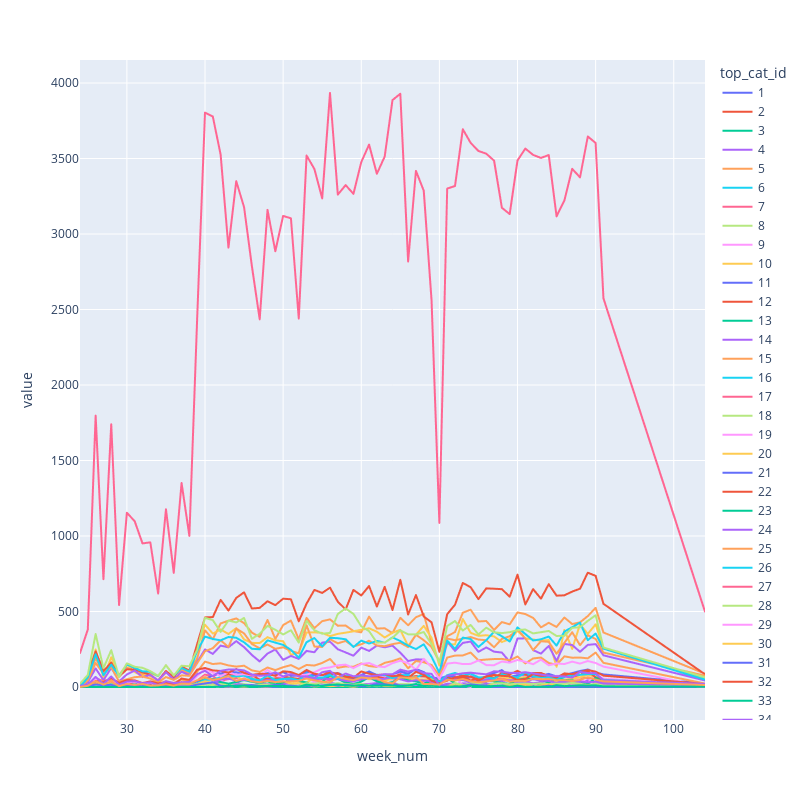

The code cell stored with this chart in its notebook:
### Code cell
px.line(pd.crosstab(baskets['week_num'], baskets['top_cat_id']),width=800,height=800)

### Figure 1 — Plotly figure (JSON) as saved in the notebook; plotly's stock layout.template omitted (floating-point values rounded to 4 significant figures)
{"data": [{"hovertemplate": "top_cat_id=1<br>week_num=%{x}<br>value=%{y}<extra></extra>", "legendgroup": "1", "line": {"color": "#636efa", "dash": "solid"}, "marker": {"symbol": "circle"}, "mode": "lines", "name": "1", "showlegend": true, "type": "scattergl", "x": [24, 25, 26, 27, 28, 29, 30, 31, 32, 33, 34, 35, 36, 37, 38, 39, 40, 41, 42, 43, 44, 45, 46, 47, 48, 49, 50, 51, 52, 53, 54, 55, 56, 57, 58, 59, 60, 61, 62, 63, 64, 65, 66, 67, 68, 69, 70, 71, 72, 73, 74, 75, 76, 77, 78, 79, 80, 81, 82, 83, 84, 85, 86, 87, 88, 89, 90, 91, 104], "xaxis": "x", "y": [0, 0, 5, 2, 2, 1, 4, 0, 0, 0, 0, 0, 0, 4, 1, 4, 0, 8, 11, 15, 14, 12, 9, 10, 13, 7, 17, 14, 11, 20, 11, 9, 13, 17, 27, 13, 13, 16, 15, 19, 21, 15, 13, 15, 18, 12, 0, 16, 17, 21, 23, 15, 24, 9, 10, 19, 9, 20, 18, 16, 14, 14, 27, 18, 19, 10, 15, 18, 3], "yaxis": "y"}, {"hovertemplate": "top_cat_id=2<br>week_num=%{x}<br>value=%{y}<extra></extra>", "legendgroup": "2", "line": {"color": "#EF553B", "dash": "solid"}, "marker": {"symbol": "circle"}, "mode": "lines", "name": "2", "showlegend": true, "type": "scattergl", "x": [24, 25, 26, 27, 28, 29, 30, 31, 32, 33, 34, 35, 36, 37, 38, 39, 40, 41, 42, 43, 44, 45, 46, 47, 48, 49, 50, 51, 52, 53, 54, 55, 56, 57, 58, 59, 60, 61, 62, 63, 64, 65, 66, 67, 68, 69, 70, 71, 72, 73, 74, 75, 76, 77, 78, 79, 80, 81, 82, 83, 84, 85, 86, 87, 88, 89, 90, 91, 104], "xaxis": "x", "y": [0, 0, 2, 2, 3, 2, 4, 3, 1, 0, 4, 2, 3, 4, 0, 6, 10, 5, 3, 4, 5, 4, 5, 3, 5, 3, 5, 3, 2, 3, 4, 0, 3, 2, 4, 2, 2, 6, 4, 5, 4, 6, 2, 4, 4, 3, 2, 5, 4, 3, 11, 5, 2, 4, 4, 2, 2, 5, 3, 3, 1, 2, 6, 3, 5, 5, 1, 2, 1], "yaxis": "y"}, {"hovertemplate": "top_cat_id=3<br>week_num=%{x}<br>value=%{y}<extra></extra>", "legendgroup": "3", "line": {"color": "#00cc96", "dash": "solid"}, "marker": {"symbol": "circle"}, "mode": "lines", "name": "3", "showlegend": true, "type": "scattergl", "x": [24, 25, 26, 27, 28, 29, 30, 31, 32, 33, 34, 35, 36, 37, 38, 39, 40, 41, 42, 43, 44, 45, 46, 47, 48, 49, 50, 51, 52, 53, 54, 55, 56, 57, 58, 59, 60, 61, 62, 63, 64, 65, 66, 67, 68, 69, 70, 71, 72, 73, 74, 75, 76, 77, 78, 79, 80, 81, 82, 83, 84, 85, 86, 87, 88, 89, 90, 91, 104], "xaxis": "x", "y": [0, 2, 5, 3, 6, 1, 2, 0, 3, 1, 1, 1, 1, 2, 4, 11, 13, 5, 7, 10, 10, 16, 10, 4, 10, 8, 8, 5, 3, 13, 5, 7, 5, 4, 9, 10, 7, 12, 10, 7, 8, 6, 6, 2, 3, 8, 4, 11, 9, 6, 18, 10, 7, 12, 9, 6, 13, 7, 11, 13, 5, 8, 5, 11, 11, 8, 5, 8, 1], "yaxis": "y"}, {"hovertemplate": "top_cat_id=4<br>week_num=%{x}<br>value=%{y}<extra></extra>", "legendgroup": "4", "line": {"color": "#ab63fa", "dash": "solid"}, "marker": {"symbol": "circle"}, "mode": "lines", "name": "4", "showlegend": true, "type": "scattergl", "x": [24, 25, 26, 27, 28, 29, 30, 31, 32, 33, 34, 35, 36, 37, 38, 39, 40, 41, 42, 43, 44, 45, 46, 47, 48, 49, 50, 51, 52, 53, 54, 55, 56, 57, 58, 59, 60, 61, 62, 63, 64, 65, 66, 67, 68, 69, 70, 71, 72, 73, 74, 75, 76, 77, 78, 79, 80, 81, 82, 83, 84, 85, 86, 87, 88, 89, 90, 91, 104], "xaxis": "x", "y": [0, 0, 22, 9, 12, 7, 9, 12, 1, 2, 6, 9, 7, 5, 5, 19, 27, 26, 32, 16, 26, 19, 12, 21, 19, 20, 22, 16, 12, 24, 23, 27, 28, 21, 21, 19, 19, 20, 26, 22, 26, 16, 15, 10, 23, 16, 7, 22, 21, 24, 23, 28, 21, 21, 29, 20, 34, 34, 25, 31, 28, 28, 32, 30, 31, 43, 27, 17, 7], "yaxis": "y"}, {"hovertemplate": "top_cat_id=5<br>week_num=%{x}<br>value=%{y}<extra></extra>", "legendgroup": "5", "line": {"color": "#FFA15A", "dash": "solid"}, "marker": {"symbol": "circle"}, "mode": "lines", "name": "5", "showlegend": true, "type": "scattergl", "x": [24, 25, 26, 27, 28, 29, 30, 31, 32, 33, 34, 35, 36, 37, 38, 39, 40, 41, 42, 43, 44, 45, 46, 47, 48, 49, 50, 51, 52, 53, 54, 55, 56, 57, 58, 59, 60, 61, 62, 63, 64, 65, 66, 67, 68, 69, 70, 71, 72, 73, 74, 75, 76, 77, 78, 79, 80, 81, 82, 83, 84, 85, 86, 87, 88, 89, 90, 91, 104], "xaxis": "x", "y": [3, 50, 191, 94, 164, 65, 130, 99, 85, 74, 45, 94, 74, 113, 92, 191, 375, 316, 421, 439, 454, 423, 360, 332, 444, 318, 410, 440, 316, 458, 390, 436, 448, 406, 407, 371, 362, 466, 387, 389, 357, 458, 409, 462, 484, 292, 165, 336, 364, 492, 512, 434, 437, 378, 430, 415, 494, 483, 458, 395, 425, 398, 460, 417, 428, 470, 524, 361, 88], "yaxis": "y"}, {"hovertemplate": "top_cat_id=6<br>week_num=%{x}<br>value=%{y}<extra></extra>", "legendgroup": "6", "line": {"color": "#19d3f3", "dash": "solid"}, "marker": {"symbol": "circle"}, "mode": "lines", "name": "6", "showlegend": true, "type": "scattergl", "x": [24, 25, 26, 27, 28, 29, 30, 31, 32, 33, 34, 35, 36, 37, 38, 39, 40, 41, 42, 43, 44, 45, 46, 47, 48, 49, 50, 51, 52, 53, 54, 55, 56, 57, 58, 59, 60, 61, 62, 63, 64, 65, 66, 67, 68, 69, 70, 71, 72, 73, 74, 75, 76, 77, 78, 79, 80, 81, 82, 83, 84, 85, 86, 87, 88, 89, 90, 91, 104], "xaxis": "x", "y": [0, 0, 3, 1, 2, 3, 4, 0, 0, 2, 1, 0, 2, 1, 2, 0, 4, 4, 0, 0, 0, 0, 0, 0, 0, 0, 0, 0, 0, 0, 0, 0, 0, 0, 0, 0, 0, 0, 0, 0, 0, 0, 0, 0, 0, 0, 0, 0, 0, 0, 0, 0, 0, 0, 0, 0, 0, 0, 0, 0, 0, 0, 0, 0, 0, 0, 0, 0, 0], "yaxis": "y"}, {"hovertemplate": "top_cat_id=7<br>week_num=%{x}<br>value=%{y}<extra></extra>", "legendgroup": "7", "line": {"color": "#FF6692", "dash": "solid"}, "marker": {"symbol": "circle"}, "mode": "lines", "name": "7", "showlegend": true, "type": "scattergl", "x": [24, 25, 26, 27, 28, 29, 30, 31, 32, 33, 34, 35, 36, 37, 38, 39, 40, 41, 42, 43, 44, 45, 46, 47, 48, 49, 50, 51, 52, 53, 54, 55, 56, 57, 58, 59, 60, 61, 62, 63, 64, 65, 66, 67, 68, 69, 70, 71, 72, 73, 74, 75, 76, 77, 78, 79, 80, 81, 82, 83, 84, 85, 86, 87, 88, 89, 90, 91, 104], "xaxis": "x", "y": [0, 1, 2, 1, 2, 2, 2, 0, 1, 1, 1, 1, 0, 2, 0, 4, 1, 2, 0, 0, 0, 0, 0, 0, 0, 0, 0, 0, 0, 0, 0, 0, 0, 0, 0, 0, 0, 0, 0, 0, 0, 0, 0, 0, 0, 0, 0, 0, 0, 0, 0, 0, 0, 0, 0, 0, 0, 0, 0, 0, 0, 0, 0, 0, 0, 0, 0, 0, 0], "yaxis": "y"}, {"hovertemplate": "top_cat_id=8<br>week_num=%{x}<br>value=%{y}<extra></extra>", "legendgroup": "8", "line": {"color": "#B6E880", "dash": "solid"}, "marker": {"symbol": "circle"}, "mode": "lines", "name": "8", "showlegend": true, "type": "scattergl", "x": [24, 25, 26, 27, 28, 29, 30, 31, 32, 33, 34, 35, 36, 37, 38, 39, 40, 41, 42, 43, 44, 45, 46, 47, 48, 49, 50, 51, 52, 53, 54, 55, 56, 57, 58, 59, 60, 61, 62, 63, 64, 65, 66, 67, 68, 69, 70, 71, 72, 73, 74, 75, 76, 77, 78, 79, 80, 81, 82, 83, 84, 85, 86, 87, 88, 89, 90, 91, 104], "xaxis": "x", "y": [0, 0, 1, 1, 1, 0, 3, 0, 0, 1, 0, 1, 0, 0, 1, 3, 4, 2, 7, 4, 5, 5, 2, 5, 6, 1, 5, 1, 2, 3, 5, 2, 4, 4, 1, 1, 3, 6, 5, 2, 1, 0, 3, 6, 4, 3, 3, 3, 6, 4, 4, 4, 1, 2, 1, 1, 2, 1, 0, 2, 4, 2, 1, 1, 1, 1, 1, 2, 1], "yaxis": "y"}, {"hovertemplate": "top_cat_id=9<br>week_num=%{x}<br>value=%{y}<extra></extra>", "legendgroup": "9", "line": {"color": "#FF97FF", "dash": "solid"}, "marker": {"symbol": "circle"}, "mode": "lines", "name": "9", "showlegend": true, "type": "scattergl", "x": [24, 25, 26, 27, 28, 29, 30, 31, 32, 33, 34, 35, 36, 37, 38, 39, 40, 41, 42, 43, 44, 45, 46, 47, 48, 49, 50, 51, 52, 53, 54, 55, 56, 57, 58, 59, 60, 61, 62, 63, 64, 65, 66, 67, 68, 69, 70, 71, 72, 73, 74, 75, 76, 77, 78, 79, 80, 81, 82, 83, 84, 85, 86, 87, 88, 89, 90, 91, 104], "xaxis": "x", "y": [0, 3, 3, 1, 14, 0, 5, 1, 0, 0, 2, 3, 1, 4, 5, 8, 9, 11, 14, 16, 16, 13, 14, 12, 13, 15, 9, 17, 11, 10, 0, 14, 21, 8, 9, 7, 16, 15, 15, 4, 12, 8, 10, 11, 6, 9, 0, 1, 21, 9, 12, 15, 11, 12, 8, 5, 21, 5, 9, 7, 2, 0, 0, 15, 8, 12, 10, 4, 0], "yaxis": "y"}, {"hovertemplate": "top_cat_id=10<br>week_num=%{x}<br>value=%{y}<extra></extra>", "legendgroup": "10", "line": {"color": "#FECB52", "dash": "solid"}, "marker": {"symbol": "circle"}, "mode": "lines", "name": "10", "showlegend": true, "type": "scattergl", "x": [24, 25, 26, 27, 28, 29, 30, 31, 32, 33, 34, 35, 36, 37, 38, 39, 40, 41, 42, 43, 44, 45, 46, 47, 48, 49, 50, 51, 52, 53, 54, 55, 56, 57, 58, 59, 60, 61, 62, 63, 64, 65, 66, 67, 68, 69, 70, 71, 72, 73, 74, 75, 76, 77, 78, 79, 80, 81, 82, 83, 84, 85, 86, 87, 88, 89, 90, 91, 104], "xaxis": "x", "y": [4, 62, 248, 61, 197, 78, 152, 99, 72, 92, 72, 145, 78, 131, 103, 260, 413, 354, 381, 351, 390, 315, 292, 291, 330, 309, 303, 214, 228, 361, 362, 358, 337, 352, 360, 369, 379, 389, 366, 328, 359, 379, 271, 346, 405, 326, 142, 284, 282, 450, 359, 339, 343, 335, 298, 317, 372, 322, 315, 306, 311, 134, 378, 252, 415, 352, 415, 257, 51], "yaxis": "y"}, {"hovertemplate": "top_cat_id=11<br>week_num=%{x}<br>value=%{y}<extra></extra>", "legendgroup": "11", "line": {"color": "#636efa", "dash": "solid"}, "marker": {"symbol": "circle"}, "mode": "lines", "name": "11", "showlegend": true, "type": "scattergl", "x": [24, 25, 26, 27, 28, 29, 30, 31, 32, 33, 34, 35, 36, 37, 38, 39, 40, 41, 42, 43, 44, 45, 46, 47, 48, 49, 50, 51, 52, 53, 54, 55, 56, 57, 58, 59, 60, 61, 62, 63, 64, 65, 66, 67, 68, 69, 70, 71, 72, 73, 74, 75, 76, 77, 78, 79, 80, 81, 82, 83, 84, 85, 86, 87, 88, 89, 90, 91, 104], "xaxis": "x", "y": [0, 1, 7, 4, 9, 1, 5, 1, 1, 0, 7, 7, 7, 13, 1, 12, 16, 10, 0, 0, 0, 0, 0, 0, 0, 0, 0, 0, 0, 0, 0, 0, 0, 0, 0, 0, 0, 0, 0, 0, 0, 0, 0, 0, 0, 0, 0, 0, 0, 0, 0, 0, 0, 0, 0, 0, 0, 0, 0, 0, 0, 0, 0, 0, 0, 0, 0, 0, 0], "yaxis": "y"}, {"hovertemplate": "top_cat_id=12<br>week_num=%{x}<br>value=%{y}<extra></extra>", "legendgroup": "12", "line": {"color": "#EF553B", "dash": "solid"}, "marker": {"symbol": "circle"}, "mode": "lines", "name": "12", "showlegend": true, "type": "scattergl", "x": [24, 25, 26, 27, 28, 29, 30, 31, 32, 33, 34, 35, 36, 37, 38, 39, 40, 41, 42, 43, 44, 45, 46, 47, 48, 49, 50, 51, 52, 53, 54, 55, 56, 57, 58, 59, 60, 61, 62, 63, 64, 65, 66, 67, 68, 69, 70, 71, 72, 73, 74, 75, 76, 77, 78, 79, 80, 81, 82, 83, 84, 85, 86, 87, 88, 89, 90, 91, 104], "xaxis": "x", "y": [0, 74, 236, 106, 161, 70, 117, 116, 98, 81, 44, 106, 64, 136, 108, 284, 461, 463, 577, 506, 590, 627, 520, 524, 568, 542, 585, 581, 435, 552, 643, 623, 658, 565, 514, 643, 606, 669, 533, 663, 510, 710, 480, 609, 467, 428, 233, 482, 545, 689, 661, 582, 653, 651, 648, 598, 744, 547, 648, 585, 681, 605, 607, 632, 651, 757, 736, 551, 84], "yaxis": "y"}, {"hovertemplate": "top_cat_id=13<br>week_num=%{x}<br>value=%{y}<extra></extra>", "legendgroup": "13", "line": {"color": "#00cc96", "dash": "solid"}, "marker": {"symbol": "circle"}, "mode": "lines", "name": "13", "showlegend": true, "type": "scattergl", "x": [24, 25, 26, 27, 28, 29, 30, 31, 32, 33, 34, 35, 36, 37, 38, 39, 40, 41, 42, 43, 44, 45, 46, 47, 48, 49, 50, 51, 52, 53, 54, 55, 56, 57, 58, 59, 60, 61, 62, 63, 64, 65, 66, 67, 68, 69, 70, 71, 72, 73, 74, 75, 76, 77, 78, 79, 80, 81, 82, 83, 84, 85, 86, 87, 88, 89, 90, 91, 104], "xaxis": "x", "y": [0, 0, 0, 0, 0, 0, 0, 0, 0, 0, 0, 0, 0, 0, 0, 0, 0, 0, 2, 3, 0, 1, 0, 1, 4, 5, 0, 1, 3, 1, 0, 0, 1, 0, 0, 1, 1, 2, 1, 3, 0, 2, 1, 0, 1, 1, 2, 0, 0, 3, 0, 0, 0, 0, 4, 1, 4, 1, 6, 2, 3, 1, 3, 2, 1, 0, 3, 4, 0], "yaxis": "y"}, {"hovertemplate": "top_cat_id=14<br>week_num=%{x}<br>value=%{y}<extra></extra>", "legendgroup": "14", "line": {"color": "#ab63fa", "dash": "solid"}, "marker": {"symbol": "circle"}, "mode": "lines", "name": "14", "showlegend": true, "type": "scattergl", "x": [24, 25, 26, 27, 28, 29, 30, 31, 32, 33, 34, 35, 36, 37, 38, 39, 40, 41, 42, 43, 44, 45, 46, 47, 48, 49, 50, 51, 52, 53, 54, 55, 56, 57, 58, 59, 60, 61, 62, 63, 64, 65, 66, 67, 68, 69, 70, 71, 72, 73, 74, 75, 76, 77, 78, 79, 80, 81, 82, 83, 84, 85, 86, 87, 88, 89, 90, 91, 104], "xaxis": "x", "y": [10, 33, 123, 45, 127, 37, 83, 109, 66, 80, 43, 98, 49, 101, 79, 165, 249, 219, 274, 263, 304, 264, 212, 169, 221, 249, 180, 206, 186, 239, 230, 294, 300, 250, 229, 207, 261, 239, 274, 263, 274, 227, 172, 183, 182, 132, 75, 302, 239, 292, 301, 233, 262, 234, 228, 167, 321, 322, 244, 221, 272, 173, 285, 278, 233, 279, 284, 210, 43], "yaxis": "y"}, {"hovertemplate": "top_cat_id=15<br>week_num=%{x}<br>value=%{y}<extra></extra>", "legendgroup": "15", "line": {"color": "#FFA15A", "dash": "solid"}, "marker": {"symbol": "circle"}, "mode": "lines", "name": "15", "showlegend": true, "type": "scattergl", "x": [24, 25, 26, 27, 28, 29, 30, 31, 32, 33, 34, 35, 36, 37, 38, 39, 40, 41, 42, 43, 44, 45, 46, 47, 48, 49, 50, 51, 52, 53, 54, 55, 56, 57, 58, 59, 60, 61, 62, 63, 64, 65, 66, 67, 68, 69, 70, 71, 72, 73, 74, 75, 76, 77, 78, 79, 80, 81, 82, 83, 84, 85, 86, 87, 88, 89, 90, 91, 104], "xaxis": "x", "y": [3, 43, 159, 88, 131, 36, 51, 65, 69, 56, 30, 66, 47, 77, 74, 158, 237, 257, 309, 265, 387, 355, 285, 256, 281, 253, 263, 240, 223, 409, 268, 265, 317, 289, 305, 268, 283, 306, 275, 270, 284, 293, 264, 346, 310, 265, 166, 321, 310, 320, 331, 314, 310, 263, 319, 336, 381, 323, 244, 303, 299, 220, 293, 363, 277, 342, 318, 228, 75], "yaxis": "y"}, {"hovertemplate": "top_cat_id=16<br>week_num=%{x}<br>value=%{y}<extra></extra>", "legendgroup": "16", "line": {"color": "#19d3f3", "dash": "solid"}, "marker": {"symbol": "circle"}, "mode": "lines", "name": "16", "showlegend": true, "type": "scattergl", "x": [24, 25, 26, 27, 28, 29, 30, 31, 32, 33, 34, 35, 36, 37, 38, 39, 40, 41, 42, 43, 44, 45, 46, 47, 48, 49, 50, 51, 52, 53, 54, 55, 56, 57, 58, 59, 60, 61, 62, 63, 64, 65, 66, 67, 68, 69, 70, 71, 72, 73, 74, 75, 76, 77, 78, 79, 80, 81, 82, 83, 84, 85, 86, 87, 88, 89, 90, 91, 104], "xaxis": "x", "y": [0, 63, 217, 78, 148, 73, 149, 126, 104, 101, 72, 144, 75, 126, 102, 239, 334, 318, 309, 331, 326, 296, 253, 250, 309, 294, 279, 246, 194, 297, 324, 269, 326, 323, 316, 265, 307, 288, 305, 294, 329, 304, 274, 251, 283, 200, 95, 307, 253, 327, 318, 265, 310, 366, 336, 301, 395, 351, 308, 316, 334, 274, 367, 396, 426, 310, 354, 254, 49], "yaxis": "y"}, {"hovertemplate": "top_cat_id=17<br>week_num=%{x}<br>value=%{y}<extra></extra>", "legendgroup": "17", "line": {"color": "#FF6692", "dash": "solid"}, "marker": {"symbol": "circle"}, "mode": "lines", "name": "17", "showlegend": true, "type": "scattergl", "x": [24, 25, 26, 27, 28, 29, 30, 31, 32, 33, 34, 35, 36, 37, 38, 39, 40, 41, 42, 43, 44, 45, 46, 47, 48, 49, 50, 51, 52, 53, 54, 55, 56, 57, 58, 59, 60, 61, 62, 63, 64, 65, 66, 67, 68, 69, 70, 71, 72, 73, 74, 75, 76, 77, 78, 79, 80, 81, 82, 83, 84, 85, 86, 87, 88, 89, 90, 91, 104], "xaxis": "x", "y": [0, 6, 59, 39, 55, 17, 28, 24, 15, 10, 13, 27, 12, 33, 20, 43, 82, 71, 41, 52, 60, 51, 52, 41, 55, 36, 51, 56, 41, 65, 63, 55, 44, 53, 45, 63, 41, 60, 47, 51, 51, 56, 50, 53, 31, 31, 39, 65, 56, 45, 63, 60, 62, 64, 54, 56, 48, 45, 60, 74, 55, 34, 42, 59, 63, 58, 57, 43, 7], "yaxis": "y"}, {"hovertemplate": "top_cat_id=18<br>week_num=%{x}<br>value=%{y}<extra></extra>", "legendgroup": "18", "line": {"color": "#B6E880", "dash": "solid"}, "marker": {"symbol": "circle"}, "mode": "lines", "name": "18", "showlegend": true, "type": "scattergl", "x": [24, 25, 26, 27, 28, 29, 30, 31, 32, 33, 34, 35, 36, 37, 38, 39, 40, 41, 42, 43, 44, 45, 46, 47, 48, 49, 50, 51, 52, 53, 54, 55, 56, 57, 58, 59, 60, 61, 62, 63, 64, 65, 66, 67, 68, 69, 70, 71, 72, 73, 74, 75, 76, 77, 78, 79, 80, 81, 82, 83, 84, 85, 86, 87, 88, 89, 90, 91, 104], "xaxis": "x", "y": [22, 80, 351, 125, 244, 66, 157, 134, 127, 105, 74, 144, 75, 141, 137, 247, 458, 443, 365, 440, 428, 457, 319, 353, 405, 379, 348, 376, 294, 437, 376, 353, 358, 484, 520, 484, 402, 370, 294, 295, 326, 375, 349, 348, 364, 283, 162, 404, 437, 374, 411, 348, 393, 362, 357, 363, 377, 381, 355, 363, 371, 338, 339, 392, 396, 438, 475, 261, 64], "yaxis": "y"}, {"hovertemplate": "top_cat_id=19<br>week_num=%{x}<br>value=%{y}<extra></extra>", "legendgroup": "19", "line": {"color": "#FF97FF", "dash": "solid"}, "marker": {"symbol": "circle"}, "mode": "lines", "name": "19", "showlegend": true, "type": "scattergl", "x": [24, 25, 26, 27, 28, 29, 30, 31, 32, 33, 34, 35, 36, 37, 38, 39, 40, 41, 42, 43, 44, 45, 46, 47, 48, 49, 50, 51, 52, 53, 54, 55, 56, 57, 58, 59, 60, 61, 62, 63, 64, 65, 66, 67, 68, 69, 70, 71, 72, 73, 74, 75, 76, 77, 78, 79, 80, 81, 82, 83, 84, 85, 86, 87, 88, 89, 90, 91, 104], "xaxis": "x", "y": [0, 5, 26, 4, 34, 9, 27, 10, 9, 6, 7, 19, 13, 14, 14, 24, 71, 40, 46, 13, 43, 59, 61, 56, 52, 31, 55, 42, 47, 67, 32, 45, 74, 55, 71, 32, 66, 65, 66, 65, 52, 96, 87, 43, 26, 43, 28, 67, 72, 11, 0, 62, 57, 38, 38, 17, 64, 72, 61, 52, 18, 74, 73, 53, 51, 30, 80, 56, 11], "yaxis": "y"}, {"hovertemplate": "top_cat_id=20<br>week_num=%{x}<br>value=%{y}<extra></extra>", "legendgroup": "20", "line": {"color": "#FECB52", "dash": "solid"}, "marker": {"symbol": "circle"}, "mode": "lines", "name": "20", "showlegend": true, "type": "scattergl", "x": [24, 25, 26, 27, 28, 29, 30, 31, 32, 33, 34, 35, 36, 37, 38, 39, 40, 41, 42, 43, 44, 45, 46, 47, 48, 49, 50, 51, 52, 53, 54, 55, 56, 57, 58, 59, 60, 61, 62, 63, 64, 65, 66, 67, 68, 69, 70, 71, 72, 73, 74, 75, 76, 77, 78, 79, 80, 81, 82, 83, 84, 85, 86, 87, 88, 89, 90, 91, 104], "xaxis": "x", "y": [0, 4, 33, 19, 34, 5, 18, 9, 7, 14, 9, 14, 9, 17, 17, 42, 67, 50, 60, 56, 70, 43, 59, 38, 66, 37, 37, 23, 27, 30, 61, 61, 65, 59, 51, 54, 62, 52, 53, 42, 56, 66, 50, 51, 49, 57, 29, 74, 50, 52, 69, 62, 68, 64, 69, 55, 56, 66, 71, 53, 42, 32, 48, 55, 64, 81, 66, 49, 11], "yaxis": "y"}, {"hovertemplate": "top_cat_id=21<br>week_num=%{x}<br>value=%{y}<extra></extra>", "legendgroup": "21", "line": {"color": "#636efa", "dash": "solid"}, "marker": {"symbol": "circle"}, "mode": "lines", "name": "21", "showlegend": true, "type": "scattergl", "x": [24, 25, 26, 27, 28, 29, 30, 31, 32, 33, 34, 35, 36, 37, 38, 39, 40, 41, 42, 43, 44, 45, 46, 47, 48, 49, 50, 51, 52, 53, 54, 55, 56, 57, 58, 59, 60, 61, 62, 63, 64, 65, 66, 67, 68, 69, 70, 71, 72, 73, 74, 75, 76, 77, 78, 79, 80, 81, 82, 83, 84, 85, 86, 87, 88, 89, 90, 91, 104], "xaxis": "x", "y": [0, 7, 37, 32, 27, 10, 21, 20, 14, 17, 6, 22, 21, 22, 20, 39, 54, 75, 89, 98, 98, 83, 71, 77, 92, 84, 98, 75, 75, 102, 78, 78, 88, 93, 71, 50, 80, 103, 79, 78, 84, 102, 87, 119, 99, 64, 56, 74, 67, 48, 71, 49, 70, 92, 112, 67, 78, 82, 66, 75, 87, 69, 80, 92, 106, 116, 97, 83, 23], "yaxis": "y"}, {"hovertemplate": "top_cat_id=22<br>week_num=%{x}<br>value=%{y}<extra></extra>", "legendgroup": "22", "line": {"color": "#EF553B", "dash": "solid"}, "marker": {"symbol": "circle"}, "mode": "lines", "name": "22", "showlegend": true, "type": "scattergl", "x": [24, 25, 26, 27, 28, 29, 30, 31, 32, 33, 34, 35, 36, 37, 38, 39, 40, 41, 42, 43, 44, 45, 46, 47, 48, 49, 50, 51, 52, 53, 54, 55, 56, 57, 58, 59, 60, 61, 62, 63, 64, 65, 66, 67, 68, 69, 70, 71, 72, 73, 74, 75, 76, 77, 78, 79, 80, 81, 82, 83, 84, 85, 86, 87, 88, 89, 90, 91, 104], "xaxis": "x", "y": [0, 3, 21, 11, 23, 5, 21, 18, 12, 12, 2, 7, 8, 18, 16, 45, 49, 52, 57, 83, 69, 87, 82, 47, 55, 57, 68, 61, 53, 81, 57, 53, 80, 92, 60, 70, 61, 71, 67, 57, 65, 84, 64, 72, 70, 66, 39, 62, 51, 66, 43, 59, 69, 60, 93, 84, 107, 81, 93, 93, 73, 70, 78, 70, 80, 104, 64, 41, 7], "yaxis": "y"}, {"hovertemplate": "top_cat_id=23<br>week_num=%{x}<br>value=%{y}<extra></extra>", "legendgroup": "23", "line": {"color": "#00cc96", "dash": "solid"}, "marker": {"symbol": "circle"}, "mode": "lines", "name": "23", "showlegend": true, "type": "scattergl", "x": [24, 25, 26, 27, 28, 29, 30, 31, 32, 33, 34, 35, 36, 37, 38, 39, 40, 41, 42, 43, 44, 45, 46, 47, 48, 49, 50, 51, 52, 53, 54, 55, 56, 57, 58, 59, 60, 61, 62, 63, 64, 65, 66, 67, 68, 69, 70, 71, 72, 73, 74, 75, 76, 77, 78, 79, 80, 81, 82, 83, 84, 85, 86, 87, 88, 89, 90, 91, 104], "xaxis": "x", "y": [0, 4, 9, 4, 21, 13, 13, 11, 5, 2, 8, 20, 15, 13, 7, 21, 55, 49, 33, 22, 33, 46, 34, 28, 38, 18, 31, 47, 40, 30, 10, 35, 77, 52, 31, 19, 35, 65, 37, 25, 32, 59, 44, 37, 22, 43, 28, 56, 26, 12, 7, 28, 41, 38, 28, 20, 49, 56, 51, 46, 29, 57, 48, 43, 38, 19, 60, 35, 9], "yaxis": "y"}, {"hovertemplate": "top_cat_id=24<br>week_num=%{x}<br>value=%{y}<extra></extra>", "legendgroup": "24", "line": {"color": "#ab63fa", "dash": "solid"}, "marker": {"symbol": "circle"}, "mode": "lines", "name": "24", "showlegend": true, "type": "scattergl", "x": [24, 25, 26, 27, 28, 29, 30, 31, 32, 33, 34, 35, 36, 37, 38, 39, 40, 41, 42, 43, 44, 45, 46, 47, 48, 49, 50, 51, 52, 53, 54, 55, 56, 57, 58, 59, 60, 61, 62, 63, 64, 65, 66, 67, 68, 69, 70, 71, 72, 73, 74, 75, 76, 77, 78, 79, 80, 81, 82, 83, 84, 85, 86, 87, 88, 89, 90, 91, 104], "xaxis": "x", "y": [0, 1, 8, 4, 13, 5, 8, 8, 4, 5, 1, 7, 3, 5, 2, 8, 24, 26, 50, 56, 41, 47, 42, 38, 47, 45, 56, 45, 44, 59, 51, 55, 55, 52, 41, 37, 51, 59, 52, 54, 64, 51, 37, 45, 43, 38, 14, 51, 49, 46, 33, 40, 48, 49, 40, 45, 44, 34, 52, 42, 40, 27, 43, 40, 36, 31, 36, 26, 6], "yaxis": "y"}, {"hovertemplate": "top_cat_id=25<br>week_num=%{x}<br>value=%{y}<extra></extra>", "legendgroup": "25", "line": {"color": "#FFA15A", "dash": "solid"}, "marker": {"symbol": "circle"}, "mode": "lines", "name": "25", "showlegend": true, "type": "scattergl", "x": [24, 25, 26, 27, 28, 29, 30, 31, 32, 33, 34, 35, 36, 37, 38, 39, 40, 41, 42, 43, 44, 45, 46, 47, 48, 49, 50, 51, 52, 53, 54, 55, 56, 57, 58, 59, 60, 61, 62, 63, 64, 65, 66, 67, 68, 69, 70, 71, 72, 73, 74, 75, 76, 77, 78, 79, 80, 81, 82, 83, 84, 85, 86, 87, 88, 89, 90, 91, 104], "xaxis": "x", "y": [4, 16, 56, 33, 43, 18, 39, 35, 27, 34, 21, 39, 27, 50, 31, 102, 168, 152, 157, 143, 135, 141, 110, 100, 129, 112, 131, 145, 119, 146, 142, 159, 186, 127, 136, 134, 156, 139, 133, 160, 172, 190, 124, 172, 164, 146, 74, 195, 208, 209, 228, 177, 182, 185, 186, 177, 202, 156, 189, 195, 159, 147, 203, 194, 195, 190, 228, 160, 23], "yaxis": "y"}, {"hovertemplate": "top_cat_id=26<br>week_num=%{x}<br>value=%{y}<extra></extra>", "legendgroup": "26", "line": {"color": "#19d3f3", "dash": "solid"}, "marker": {"symbol": "circle"}, "mode": "lines", "name": "26", "showlegend": true, "type": "scattergl", "x": [24, 25, 26, 27, 28, 29, 30, 31, 32, 33, 34, 35, 36, 37, 38, 39, 40, 41, 42, 43, 44, 45, 46, 47, 48, 49, 50, 51, 52, 53, 54, 55, 56, 57, 58, 59, 60, 61, 62, 63, 64, 65, 66, 67, 68, 69, 70, 71, 72, 73, 74, 75, 76, 77, 78, 79, 80, 81, 82, 83, 84, 85, 86, 87, 88, 89, 90, 91, 104], "xaxis": "x", "y": [0, 5, 16, 8, 19, 11, 11, 20, 5, 4, 3, 9, 13, 10, 11, 24, 48, 48, 65, 72, 70, 75, 54, 44, 76, 47, 53, 57, 44, 91, 61, 61, 80, 53, 73, 67, 74, 69, 81, 80, 58, 79, 79, 63, 85, 66, 35, 78, 93, 75, 88, 64, 63, 56, 85, 70, 63, 97, 70, 66, 64, 60, 66, 78, 81, 85, 85, 48, 16], "yaxis": "y"}, {"hovertemplate": "top_cat_id=27<br>week_num=%{x}<br>value=%{y}<extra></extra>", "legendgroup": "27", "line": {"color": "#FF6692", "dash": "solid"}, "marker": {"symbol": "circle"}, "mode": "lines", "name": "27", "showlegend": true, "type": "scattergl", "x": [24, 25, 26, 27, 28, 29, 30, 31, 32, 33, 34, 35, 36, 37, 38, 39, 40, 41, 42, 43, 44, 45, 46, 47, 48, 49, 50, 51, 52, 53, 54, 55, 56, 57, 58, 59, 60, 61, 62, 63, 64, 65, 66, 67, 68, 69, 70, 71, 72, 73, 74, 75, 76, 77, 78, 79, 80, 81, 82, 83, 84, 85, 86, 87, 88, 89, 90, 91, 104], "xaxis": "x", "y": [225, 381, 1797, 714, 1740, 543, 1154, 1098, 951, 958, 619, 1177, 756, 1351, 1001, 2446, 3804, 3778, 3526, 2910, 3350, 3178, 2788, 2435, 3160, 2886, 3120, 3104, 2440, 3520, 3431, 3236, 3934, 3261, 3324, 3266, 3476, 3592, 3399, 3513, 3887, 3929, 2818, 3418, 3287, 2559, 1087, 3301, 3318, 3694, 3604, 3550, 3532, 3486, 3174, 3132, 3487, 3566, 3524, 3504, 3523, 3117, 3222, 3432, 3375, 3646, 3603, 2574, 499], "yaxis": "y"}, {"hovertemplate": "top_cat_id=28<br>week_num=%{x}<br>value=%{y}<extra></extra>", "legendgroup": "28", "line": {"color": "#B6E880", "dash": "solid"}, "marker": {"symbol": "circle"}, "mode": "lines", "name": "28", "showlegend": true, "type": "scattergl", "x": [24, 25, 26, 27, 28, 29, 30, 31, 32, 33, 34, 35, 36, 37, 38, 39, 40, 41, 42, 43, 44, 45, 46, 47, 48, 49, 50, 51, 52, 53, 54, 55, 56, 57, 58, 59, 60, 61, 62, 63, 64, 65, 66, 67, 68, 69, 70, 71, 72, 73, 74, 75, 76, 77, 78, 79, 80, 81, 82, 83, 84, 85, 86, 87, 88, 89, 90, 91, 104], "xaxis": "x", "y": [0, 0, 3, 9, 3, 2, 4, 4, 1, 3, 4, 4, 0, 2, 2, 3, 16, 13, 20, 11, 13, 19, 13, 16, 16, 15, 7, 12, 10, 25, 21, 30, 17, 26, 20, 15, 20, 11, 5, 12, 13, 19, 19, 16, 17, 12, 4, 3, 27, 11, 23, 23, 11, 24, 25, 18, 22, 23, 20, 24, 19, 22, 21, 27, 21, 13, 22, 9, 1], "yaxis": "y"}, {"hovertemplate": "top_cat_id=29<br>week_num=%{x}<br>value=%{y}<extra></extra>", "legendgroup": "29", "line": {"color": "#FF97FF", "dash": "solid"}, "marker": {"symbol": "circle"}, "mode": "lines", "name": "29", "showlegend": true, "type": "scattergl", "x": [24, 25, 26, 27, 28, 29, 30, 31, 32, 33, 34, 35, 36, 37, 38, 39, 40, 41, 42, 43, 44, 45, 46, 47, 48, 49, 50, 51, 52, 53, 54, 55, 56, 57, 58, 59, 60, 61, 62, 63, 64, 65, 66, 67, 68, 69, 70, 71, 72, 73, 74, 75, 76, 77, 78, 79, 80, 81, 82, 83, 84, 85, 86, 87, 88, 89, 90, 91, 104], "xaxis": "x", "y": [0, 10, 55, 24, 34, 18, 30, 36, 22, 29, 10, 23, 19, 27, 20, 72, 122, 96, 72, 97, 81, 85, 76, 78, 113, 72, 68, 93, 77, 82, 98, 123, 130, 144, 148, 125, 152, 159, 137, 132, 158, 174, 158, 114, 187, 131, 52, 155, 161, 152, 153, 176, 145, 144, 169, 161, 179, 167, 151, 181, 144, 156, 152, 168, 155, 172, 159, 135, 5], "yaxis": "y"}, {"hovertemplate": "top_cat_id=30<br>week_num=%{x}<br>value=%{y}<extra></extra>", "legendgroup": "30", "line": {"color": "#FECB52", "dash": "solid"}, "marker": {"symbol": "circle"}, "mode": "lines", "name": "30", "showlegend": true, "type": "scattergl", "x": [24, 25, 26, 27, 28, 29, 30, 31, 32, 33, 34, 35, 36, 37, 38, 39, 40, 41, 42, 43, 44, 45, 46, 47, 48, 49, 50, 51, 52, 53, 54, 55, 56, 57, 58, 59, 60, 61, 62, 63, 64, 65, 66, 67, 68, 69, 70, 71, 72, 73, 74, 75, 76, 77, 78, 79, 80, 81, 82, 83, 84, 85, 86, 87, 88, 89, 90, 91, 104], "xaxis": "x", "y": [0, 3, 19, 13, 17, 4, 12, 17, 4, 3, 6, 2, 9, 8, 9, 20, 38, 27, 6, 3, 7, 3, 7, 3, 4, 8, 8, 4, 3, 11, 4, 9, 6, 7, 8, 2, 9, 6, 13, 6, 6, 8, 7, 17, 6, 8, 3, 7, 11, 7, 10, 10, 12, 7, 9, 7, 10, 16, 3, 10, 17, 10, 7, 10, 10, 13, 6, 5, 0], "yaxis": "y"}, {"hovertemplate": "top_cat_id=31<br>week_num=%{x}<br>value=%{y}<extra></extra>", "legendgroup": "31", "line": {"color": "#636efa", "dash": "solid"}, "marker": {"symbol": "circle"}, "mode": "lines", "name": "31", "showlegend": true, "type": "scattergl", "x": [24, 25, 26, 27, 28, 29, 30, 31, 32, 33, 34, 35, 36, 37, 38, 39, 40, 41, 42, 43, 44, 45, 46, 47, 48, 49, 50, 51, 52, 53, 54, 55, 56, 57, 58, 59, 60, 61, 62, 63, 64, 65, 66, 67, 68, 69, 70, 71, 72, 73, 74, 75, 76, 77, 78, 79, 80, 81, 82, 83, 84, 85, 86, 87, 88, 89, 90, 91, 104], "xaxis": "x", "y": [0, 6, 16, 12, 14, 2, 6, 9, 4, 5, 9, 4, 3, 4, 4, 16, 23, 32, 8, 5, 12, 12, 13, 7, 7, 14, 11, 9, 4, 10, 8, 10, 17, 9, 15, 10, 6, 9, 19, 17, 18, 11, 11, 16, 7, 9, 5, 5, 0, 6, 18, 12, 11, 1, 2, 2, 4, 1, 3, 3, 8, 2, 4, 2, 4, 3, 5, 1, 1], "yaxis": "y"}, {"hovertemplate": "top_cat_id=32<br>week_num=%{x}<br>value=%{y}<extra></extra>", "legendgroup": "32", "line": {"color": "#EF553B", "dash": "solid"}, "marker": {"symbol": "circle"}, "mode": "lines", "name": "32", "showlegend": true, "type": "scattergl", "x": [24, 25, 26, 27, 28, 29, 30, 31, 32, 33, 34, 35, 36, 37, 38, 39, 40, 41, 42, 43, 44, 45, 46, 47, 48, 49, 50, 51, 52, 53, 54, 55, 56, 57, 58, 59, 60, 61, 62, 63, 64, 65, 66, 67, 68, 69, 70, 71, 72, 73, 74, 75, 76, 77, 78, 79, 80, 81, 82, 83, 84, 85, 86, 87, 88, 89, 90, 91, 104], "xaxis": "x", "y": [0, 9, 40, 30, 61, 27, 46, 44, 26, 37, 23, 31, 16, 56, 47, 115, 126, 110, 106, 95, 119, 93, 81, 87, 86, 74, 104, 99, 79, 113, 88, 79, 98, 86, 69, 61, 103, 88, 79, 85, 71, 77, 59, 101, 81, 42, 23, 42, 64, 74, 68, 43, 69, 80, 74, 71, 45, 54, 85, 73, 76, 63, 90, 85, 99, 112, 102, 75, 20], "yaxis": "y"}, {"hovertemplate": "top_cat_id=33<br>week_num=%{x}<br>value=%{y}<extra></extra>", "legendgroup": "33", "line": {"color": "#00cc96", "dash": "solid"}, "marker": {"symbol": "circle"}, "mode": "lines", "name": "33", "showlegend": true, "type": "scattergl", "x": [24, 25, 26, 27, 28, 29, 30, 31, 32, 33, 34, 35, 36, 37, 38, 39, 40, 41, 42, 43, 44, 45, 46, 47, 48, 49, 50, 51, 52, 53, 54, 55, 56, 57, 58, 59, 60, 61, 62, 63, 64, 65, 66, 67, 68, 69, 70, 71, 72, 73, 74, 75, 76, 77, 78, 79, 80, 81, 82, 83, 84, 85, 86, 87, 88, 89, 90, 91, 104], "xaxis": "x", "y": [0, 0, 0, 0, 0, 0, 0, 0, 0, 0, 0, 0, 0, 0, 0, 0, 0, 0, 1, 10, 5, 9, 4, 4, 7, 6, 8, 2, 1, 16, 10, 8, 13, 17, 10, 8, 13, 9, 9, 11, 10, 6, 10, 20, 6, 10, 2, 0, 5, 4, 9, 6, 3, 7, 9, 1, 9, 1, 2, 2, 1, 12, 6, 9, 11, 10, 11, 4, 2], "yaxis": "y"}, {"hovertemplate": "top_cat_id=34<br>week_num=%{x}<br>value=%{y}<extra></extra>", "legendgroup": "34", "line": {"color": "#ab63fa", "dash": "solid"}, "marker": {"symbol": "circle"}, "mode": "lines", "name": "34", "showlegend": true, "type": "scattergl", "x": [24, 25, 26, 27, 28, 29, 30, 31, 32, 33, 34, 35, 36, 37, 38, 39, 40, 41, 42, 43, 44, 45, 46, 47, 48, 49, 50, 51, 52, 53, 54, 55, 56, 57, 58, 59, 60, 61, 62, 63, 64, 65, 66, 67, 68, 69, 70, 71, 72, 73, 74, 75, 76, 77, 78, 79, 80, 81, 82, 83, 84, 85, 86, 87, 88, 89, 90, 91, 104], "xaxis": "x", "y": [7, 17, 67, 20, 70, 15, 36, 39, 25, 31, 13, 38, 26, 31, 33, 85, 107, 72, 107, 116, 116, 110, 83, 74, 78, 98, 70, 85, 70, 71, 58, 98, 107, 62, 89, 71, 78, 71, 76, 85, 84, 115, 102, 114, 92, 87, 11, 75, 82, 91, 95, 89, 84, 104, 101, 94, 92, 98, 90, 82, 75, 72, 70, 62, 100, 92, 92, 45, 21], "yaxis": "y"}, {"hovertemplate": "top_cat_id=35<br>week_num=%{x}<br>value=%{y}<extra></extra>", "legendgroup": "35", "line": {"color": "#FFA15A", "dash": "solid"}, "marker": {"symbol": "circle"}, "mode": "lines", "name": "35", "showlegend": true, "type": "scattergl", "x": [24, 25, 26, 27, 28, 29, 30, 31, 32, 33, 34, 35, 36, 37, 38, 39, 40, 41, 42, 43, 44, 45, 46, 47, 48, 49, 50, 51, 52, 53, 54, 55, 56, 57, 58, 59, 60, 61, 62, 63, 64, 65, 66, 67, 68, 69, 70, 71, 72, 73, 74, 75, 76, 77, 78, 79, 80, 81, 82, 83, 84, 85, 86, 87, 88, 89, 90, 91, 104], "xaxis": "x", "y": [0, 8, 39, 16, 36, 6, 20, 14, 20, 9, 11, 18, 9, 23, 21, 45, 63, 46, 56, 73, 40, 56, 37, 32, 40, 33, 36, 37, 41, 56, 44, 35, 31, 67, 54, 45, 63, 58, 57, 32, 24, 64, 60, 66, 20, 19, 16, 48, 43, 53, 38, 31, 37, 43, 52, 35, 41, 40, 55, 51, 53, 45, 46, 39, 47, 65, 49, 37, 13], "yaxis": "y"}], "layout": {"height": 800, "legend": {"title": {"text": "top_cat_id"}, "tracegroupgap": 0}, "margin": {"t": 60}, "width": 800, "xaxis": {"anchor": "y", "domain": [0, 1], "title": {"text": "week_num"}}, "yaxis": {"anchor": "x", "domain": [0, 1], "title": {"text": "value"}}}}
